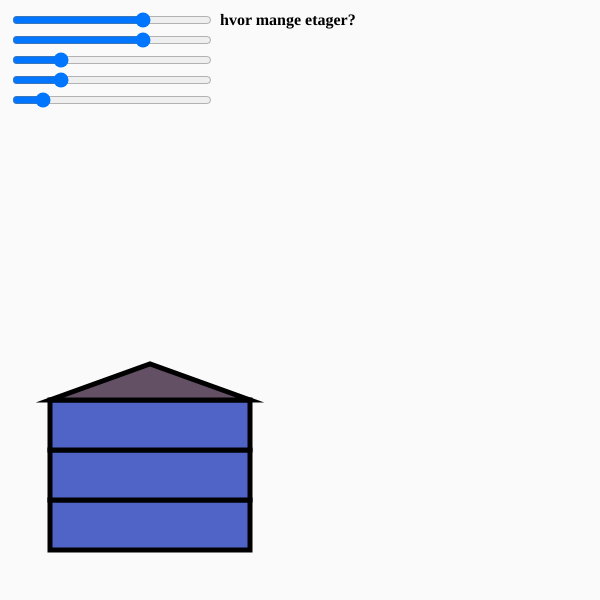
Frame 1 (no input)
Frame 60 (no input): identical to frame 1, image omitted
Frame 120 (the mouse pressed at the canvas centre since frame 60): identical to frame 1, image omitted

The p5.js sketch that drew this single still picture (run headless with seeded random() and noise() and a simulated clock; from frame 60 on, the mouse is pressed at the canvas centre):

// p5.js sketch
// ── sketch.js
let etager;
let roof;
let maling;
let romal;
let plac;
let et2
let et3
let et4

function setup() {
  createCanvas(600, 600);

  etager = createSlider(1, 4, 3, 1);
  etager.position(10, 10);
  etager.style("width", "200px");

  roof = createSlider(1, 4, 3, 1);
  roof.position(10, 30);
  roof.style("width", "200px");

  maling = createSlider(0, 360, 60, 40);
  maling.position(10, 50);
  maling.style("width", "200px");

  romal = createSlider(0, 360, 60, 40);
  romal.position(10, 70);
  romal.style("width", "200px");

  plac = createSlider(1, 400, 50, 1);
  plac.position(10, 90);
  plac.style("width", "200px");

  createElement("h4", "hvor mange etager?").position(220, -10);
}

function draw() {
  let etagval = etager.value();
  let roofval = roof.value();
  let mal = maling.value();
  let roofmal = romal.value();
  let placement = plac.value();
  background(250);
  fill(mal, 100, 200);
  strokeWeight(5);
  for (let i = 0; i < etagval; i++) {
    rect(placement, 500 - 50 * i, 200, 50);
  }
  fill(100, roofmal, 100);
  triangle(
    placement,
    550 - 50 * etagval,
    placement + 200,
    550 - 50 * etagval,
    placement + 100,
    550 - roofval * 12 - 50 * etagval
  );
  //(50, 500 - 50 * etagval, 200, 50);
}
